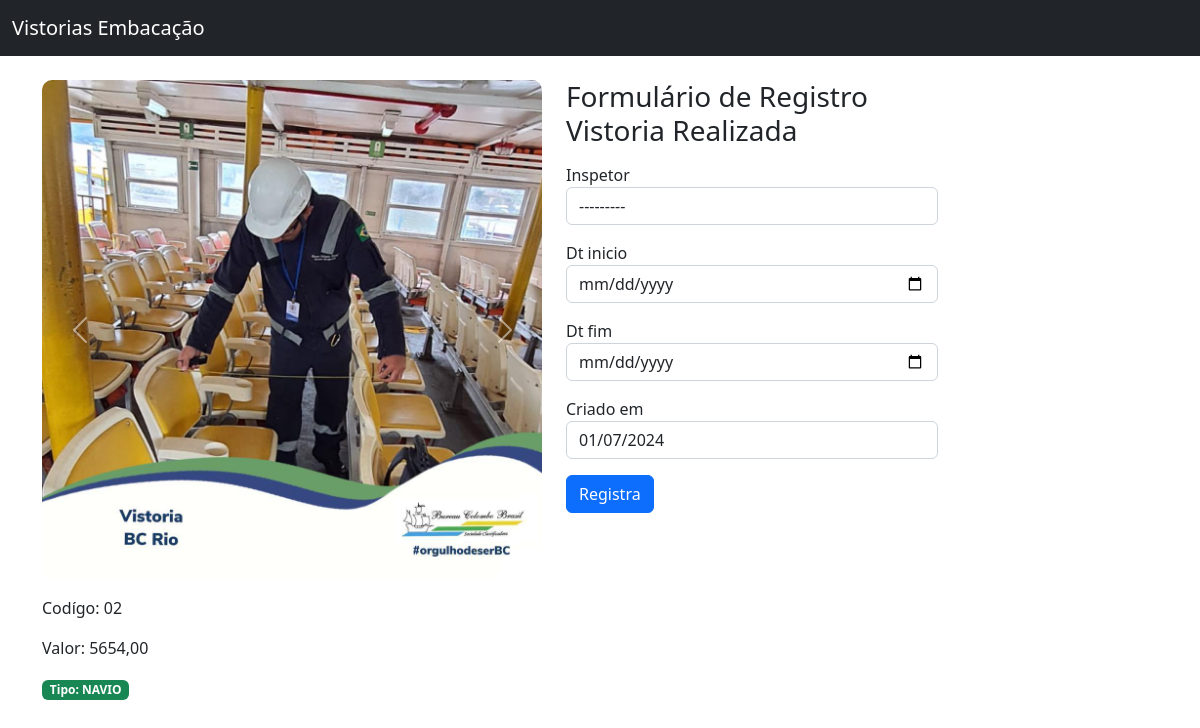
The page /form/registra-vistoria/7/ on the database its author committed.
### myapp/models.py (models this page shows, shortened)
class VistoriaImage(models.Model):
    image = models.ImageField('Images',upload_to='images')
    vistoria = models.ForeignKey(Vistoria, related_name='vistoria_images', on_delete=models.CASCADE)

class Vistoria(models.Model):
    codigo = models.CharField(max_length=100)
    tipo_item = models.CharField(max_length=100, choices=TipoDeVistoria.choices)
    cep = models.CharField(max_length=8, null=True,  default='00000-000')
    rua = models.CharField(max_length=255, blank=True)
    bairro = models.CharField(max_length=255, blank=True)
    cidade = models.CharField(max_length=255, blank=True)
    estado = models.CharField(max_length=2, blank=True)
    numero = models.CharField(max_length=10, null=True)
    complemento = models.CharField(max_length=255, null=True)
    preco = models.DecimalField(max_digits=10, decimal_places=2)
    esta_vistoriado = models.BooleanField(default=False)
    class Meta:
        verbose_name = 'Vistoria'
        verbose_name_plural = 'Vistorias'
        ordering = ['-id']

### myapp/views.py (the view, shortened to what this page needs)
# urls.py: path('form/registra-vistoria/<int:id>/', views.form_registra_vistoria, name='form-registra-vistoria'),
def form_registra_vistoria(request, id):
    get_registro = Vistoria.objects.get(id=id) ## pega objeto
    form = RegistraVistoriaForm()
    context = {'form': form, 'registro': get_registro}
    return render(request, 'form-registra-vistoria.html', context)

### myapp/forms.py
class RegistraVistoriaForm(forms.ModelForm):
    dt_inicio = forms.DateTimeField(widget=forms.DateInput(format='%d-%m-%Y',attrs={'type': 'date',}))
    dt_fim = forms.DateTimeField(widget=forms.DateInput(format='%d-%m-%Y',attrs={'type': 'date',}))
    class Meta:
        model = RegistraVistoria
        fields = '__all__'
        exclude = ('vistoria','create_at',)
    def __init__(self, *args, **kwargs): # Adiciona
        super().__init__(*args, **kwargs)
        for field_name, field in self.fields.items():
              field.widget.attrs['class'] = 'form-control'

### myapp/models.py (called while the page is built)
    def __str__(self):
        return "{} - {}".format(self.nome, self.email)

### myapp/templates/form-registra-vistoria.html (shortened to what this page needs)
{% extends 'base.html' %}
{% block content %}
<div class="container">
    <div class="d-flex gap-4 mt-4">
    <div class="">
        <div id="carouselExampleControls" class="carousel slide" data-bs-ride="false">
            <div class="carousel-inner">
                {% for el in registro.vistoria_images.all %}
                <div class="carousel-item {% if forloop.first %}active{% endif %}">
                <img src="{{el.image.url}}" class="card-image" width="100%" height="500" alt="{{el.id}}">
                </div>
                {% endfor %}
            </div>
            <button class="carousel-control-prev" type="button" data-bs-target="#carouselExampleControls" data-bs-slide="prev">
                <span class="carousel-control-prev-icon" aria-hidden="true"></span>
            </button>
            <button class="carousel-control-next" type="button" data-bs-target="#carouselExampleControls" data-bs-slide="next">
                <span class="carousel-control-next-icon" aria-hidden="true"></span>
            </button>
        </div>
        <div class="mt-3">
            <p>Codígo: {{registro.codigo}}</p>
            <p>Valor: {{registro.preco}}</p>
            <div class="badge bg-success">Tipo: {{registro.tipo_item}}</div>
        </div>
    </div>
        <form class="col-md-4" action="{% url 'form-registra-vistoria' registro.id %}" method="post">
            <h3>Formulário de Registro Vistoria Realizada</h3>
            {% for field in form %}
            <div class="mt-3">
                {{field.label}}
                {{field}}
            </div>
            {% endfor %}
            <input type="submit" class="btn btn-primary mt-3" value="Registra">
        </form>
    </div>
</div>
{% endblock %}

### base/static/css/style.css (style rules this page uses)
.card-image { border-radius: 10px; }

### rows shown on the page
VistoriaImage: image (picture)
Vistoria: codigo "02", preco "5654,00", tipo_item "NAVIO"

### other values the page prints
{{ field.label }} "Inspetor" "Dt inicio" "Dt fim" "Criado em"
